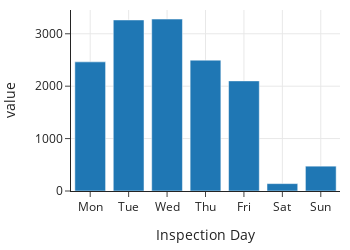

Source (notebook cell):
### Markdown cell above
Now, we can see whether restaurant inspectors favor a certain day of the week
by grouping on the `dow` column.

### Code cell
fig = px.bar(insp.groupby('dow')['dow'].count())
fig.update_layout(height=250, width=350, showlegend=False)
fig.update_xaxes(ticktext=['Mon', 'Tue', 'Wed', 'Thu', 'Fri', 'Sat', 'Sun'],
                 tickvals=np.arange(0, 7, 1),
                 title='Inspection Day')
fig.show()

### Figure 1 — Plotly figure (JSON) as saved in the notebook; plotly's stock layout.template omitted (floating-point values rounded to 4 significant figures)
{"data": [{"alignmentgroup": "True", "hovertemplate": "variable=dow<br>index=%{x}<br>value=%{y}<extra></extra>", "legendgroup": "dow", "marker": {"color": "#1F77B4", "pattern": {"shape": ""}}, "name": "dow", "offsetgroup": "dow", "orientation": "v", "showlegend": true, "textposition": "auto", "type": "bar", "x": [0, 1, 2, 3, 4, 5, 6], "xaxis": "x", "y": [2464, 3264, 3281, 2497, 2101, 141, 474], "yaxis": "y"}], "layout": {"barmode": "relative", "height": 250, "legend": {"title": {"text": "variable"}, "tracegroupgap": 0}, "showlegend": false, "width": 350, "xaxis": {"anchor": "y", "autorange": true, "domain": [0, 1], "range": [-0.5, 6.5], "ticktext": ["Mon", "Tue", "Wed", "Thu", "Fri", "Sat", "Sun"], "tickvals": [0, 1, 2, 3, 4, 5, 6], "title": {"text": "Inspection Day"}, "type": "linear"}, "yaxis": {"anchor": "x", "autorange": true, "domain": [0, 1], "range": [0, 3454.0], "title": {"text": "value"}, "type": "linear"}}}
